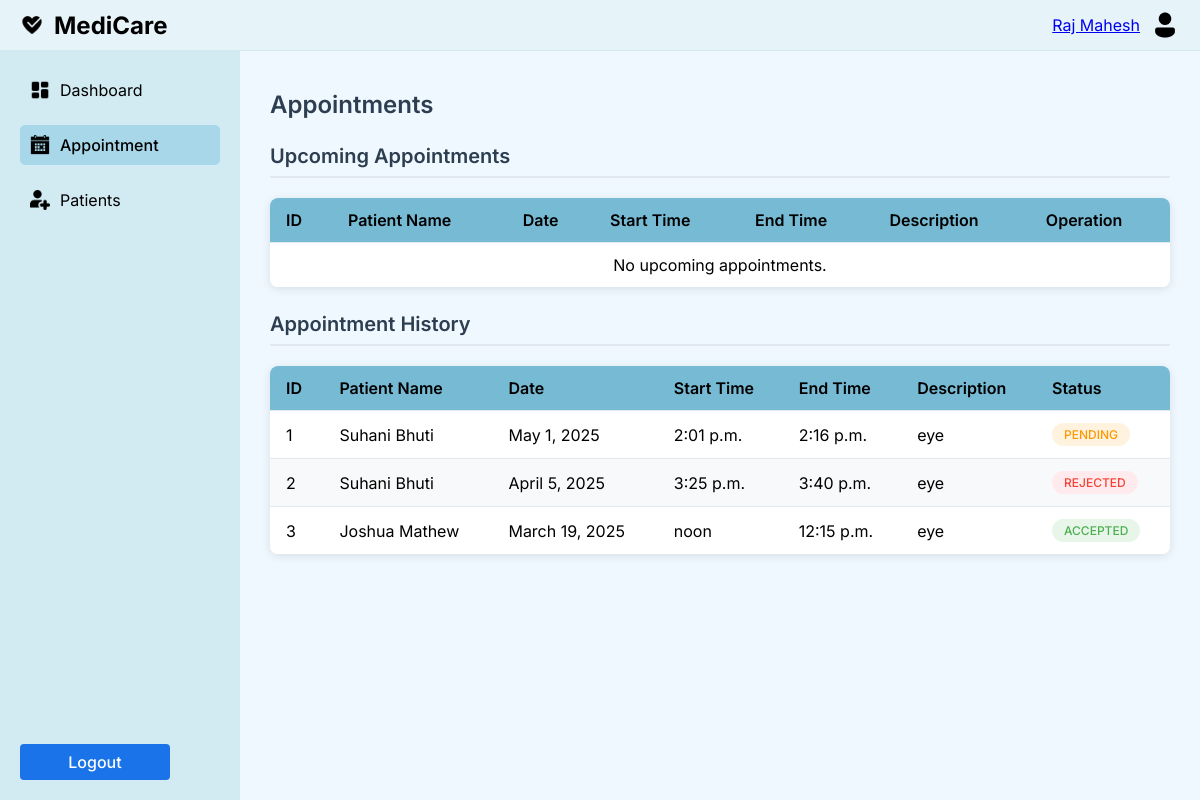
Before: /accounts/staff_app/ (signed in) with the older database file.
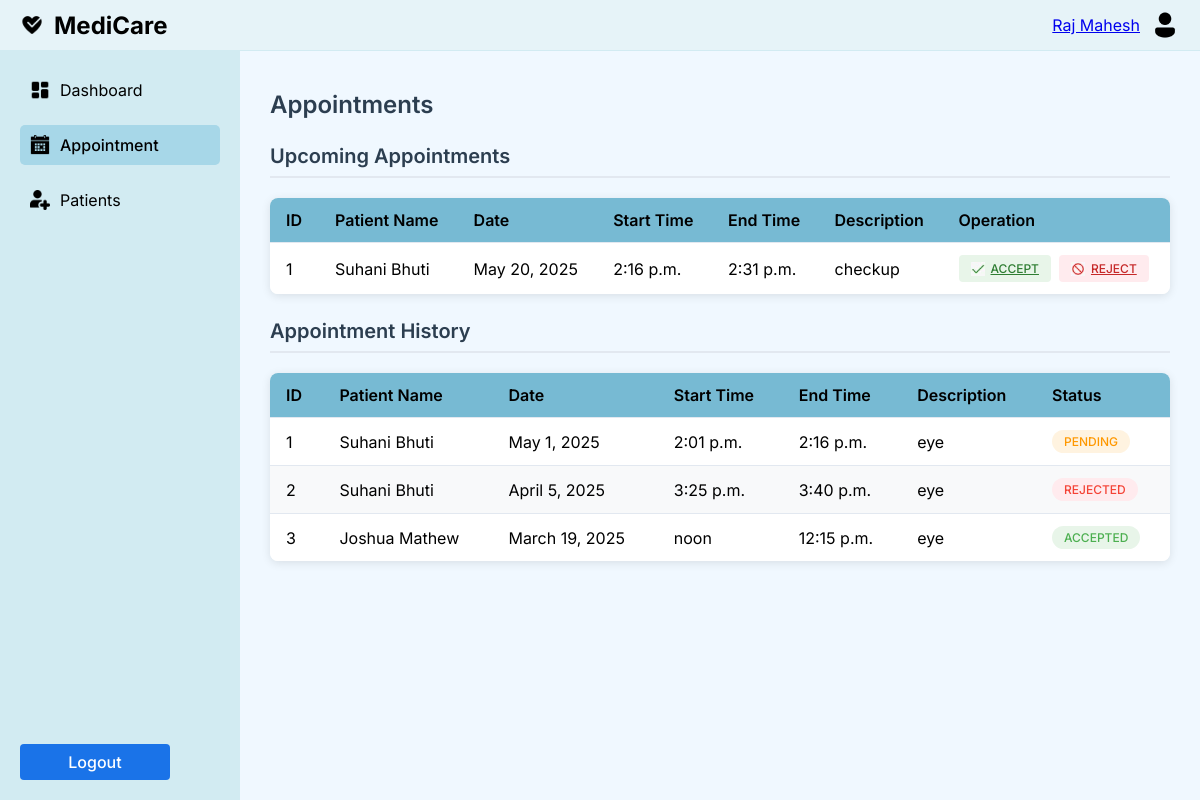
After: the same page with the newer database file.
### accounts/models.py (models this page shows, shortened)
class Appointment(models.Model):
    STATUS_CHOICES = [
        ('pending', 'Pending'),
        ('accepted', 'Accepted'),
        ('rejected', 'Rejected'),
    ]
    doctor = models.ForeignKey(StaffD, on_delete=models.CASCADE)
    patient = models.ForeignKey(User, on_delete=models.CASCADE)
    date = models.DateField()
    start_time = models.TimeField()
    end_time = models.TimeField()
    description = models.TextField()
    status = models.CharField(max_length=10, choices=STATUS_CHOICES, default='pending')
    class Meta:
        unique_together = ('doctor', 'date', 'start_time')

class User(AbstractUser):
    PATIENT = 'patient'
    DOCTOR = 'doctor'
    NURSE = 'nurse'
    ADMIN = 'admin'
    ROLE_CHOICES = [
        (PATIENT, 'Patient'),
        (DOCTOR, 'Doctor'),
        (NURSE, 'Nurse'),
        (ADMIN, 'Admin'),
    ]
    role = models.CharField(max_length=10, choices=ROLE_CHOICES, default=PATIENT)

class PatientReg(models.Model):
    user = models.OneToOneField(User, on_delete=models.CASCADE, related_name='patient_profile')
    full_name = models.CharField(max_length=100)
    date_of_birth = models.DateField()
    email = models.EmailField(null=True, blank=True)
    mobile_number = models.CharField(max_length=15)
    gender = models.CharField(max_length=10)
    age = models.PositiveIntegerField()
    blood_group = models.CharField(max_length=5)
    marital_status = models.CharField(max_length=10, choices=[('single', 'Single'), ('married', 'Married')])
    address = models.TextField()
    emergency_contact_name = models.CharField(max_length=100)
    emergency_contact_number = models.CharField(max_length=15)
    occupation = models.CharField(max_length=100)
    habits = models.CharField(max_length=50, blank=True)
    medical_history = models.TextField(null=False, default="None")
    disease = models.CharField(max_length=50, null=False, default="None")

### accounts/views.py (the view)
# urls.py: path('staff_app/', views.staff_app, name='staff_app'),
@login_required
def staff_app(request):
    user = request.user
    try:
        staff = StaffD.objects.get(user=user)
        full_name = staff.full_name
    except StaffD.DoesNotExist:
        try:
            nurse = NurseReg.objects.get(user=user)
            full_name = nurse.full_name
        except NurseReg.DoesNotExist:
            full_name = user.username
    current_time = timezone.now()
    upcoming_appointments = Appointment.objects.filter(
        doctor=staff,  # Assuming the logged-in user is a doctor
        date__gte=current_time.date(),  # Upcoming or today's appointments
    ).order_by('date', 'start_time')
    old_appointments = Appointment.objects.filter(
        doctor=staff,  # Assuming the logged-in user is a doctor
        date__lt=current_time.date(),  # Past appointments
    ).order_by('-date', '-start_time')
    context = {
        'full_name': full_name,
        'upcoming_appointments': upcoming_appointments,
        'old_appointments': old_appointments,
    }
    return render(request, 'accounts/staff_app.html', context)

### accounts/context_processors.py (called while the page is built)
def media_url(request):
    return {
        'MEDIA_URL': settings.MEDIA_URL,
    }

### templates/accounts/staff_app.html (shortened to what the changed rows need)
<!DOCTYPE html>
<html lang="en">
<head>
</head>
<body>
    <div class="container">
        <div class="content">
            <div class="main-content">
                <div class="section-header">
                    <h2 class="section-title">Appointments</h2>
                </div>
                <div class="table-container">
                    <table>
                        <thead>
                            <tr>
                                <th>ID</th>
                                <th>Patient Name</th>
                                <th>Date</th>
                                <th>Start Time</th>
                                <th>End Time</th>
                                <th>Description</th>
                                <th>Operation</th>
                            </tr>
                        </thead>
                        <tbody>
                            {% for appointment in upcoming_appointments %}
                            <tr>
                                <td>{{ forloop.counter }}</td>
                                <td>{{ appointment.patient.patient_profile.full_name }}</td>
                                <td>{{ appointment.date }}</td>
                                <td>{{ appointment.start_time }}</td>
                                <td>{{ appointment.end_time }}</td>
                                <td>{{ appointment.description }}</td>
                                <td>
                                    {% if appointment.status == 'pending' %}
                                        <div class="operation-container">
                                            <a href="{% url 'accept_appointment' appointment.id %}" class="operation-btn accept">
                                                <img src="{{ MEDIA_URL }}Done.png" alt="Accept">
                                                ACCEPT
                                            </a>
                                            <a href="{% url 'reject_appointment' appointment.id %}" class="operation-btn reject">
                                                <img src="{{ MEDIA_URL }}Unavailable.png" alt="Reject">
                                                REJECT
                                            </a>
                                        </div>
                                    {% else %}
                                        <span class="status-badge status-{{ appointment.status|lower }}">
                                            {{ appointment.status|title }}
                                        </span>
                                    {% endif %}
                                </td>
                            </tr>
                            {% empty %}
                            <tr>
                                <td colspan="7" style="text-align: center;">No upcoming appointments.</td>
                            </tr>
                            {% endfor %}
                        </tbody>
                    </table>
                </div>
                <div class="table-container">
                    <table>
                        <thead>
                            <tr>
                                <th>ID</th>
                                <th>Patient Name</th>
                                <th>Date</th>
                                <th>Start Time</th>
                                <th>End Time</th>
                                <th>Description</th>
                                <th>Status</th>
                            </tr>
                        </thead>
                        <tbody>
                            {% for appointment in old_appointments %}
                            <tr>
                                <td>{{ forloop.counter }}</td>
                                <td>{{ appointment.patient.patient_profile.full_name }}</td>
                                <td>{{ appointment.date }}</td>
                                <td>{{ appointment.start_time }}</td>
                                <td>{{ appointment.end_time }}</td>
                                <td>{{ appointment.description }}</td>
                                <td>
                                    <span class="status-badge status-{{ appointment.status|lower }}">
                                        {{ appointment.status|title }}
                                    </span>
                                </td>
                            </tr>
                            {% empty %}
                            <tr>
                                <td colspan="7" style="text-align: center;">No past appointments.</td>
                            </tr>
                            {% endfor %}
                        </tbody>
                    </table>
                </div>
            </div>
        </div>
    </div>
</body>
</html>

Changed rows visible on the page:
added Appointment: patient.patient_profile.full_name "Suhani Bhuti", date "May 20, 2025", start_time "2:16 p.m.", end_time "2:31 p.m.", description "checkup", shown under "Upcoming Appointments"
Other visible differences:
text no longer shown: "No upcoming appointments."
